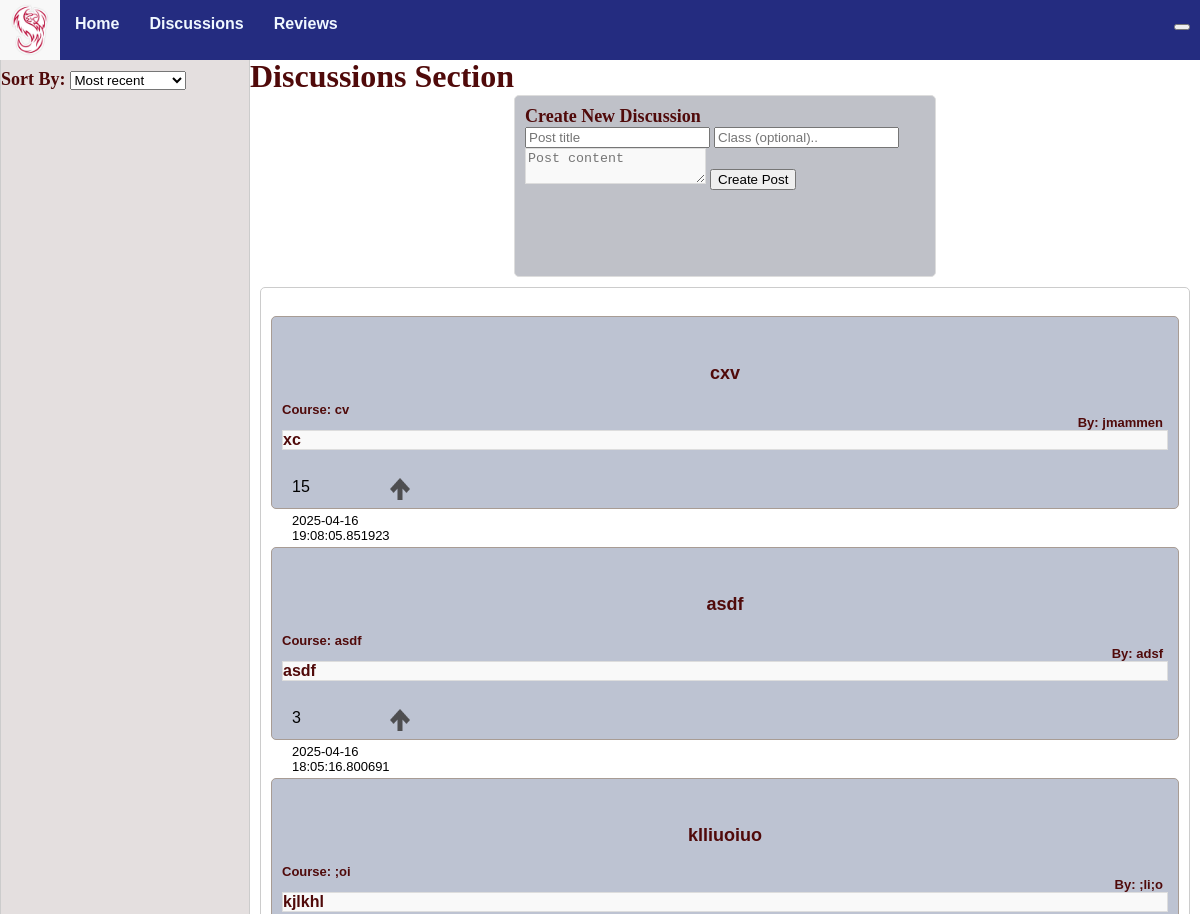
Before: /discussions (upper part) with the older database file.
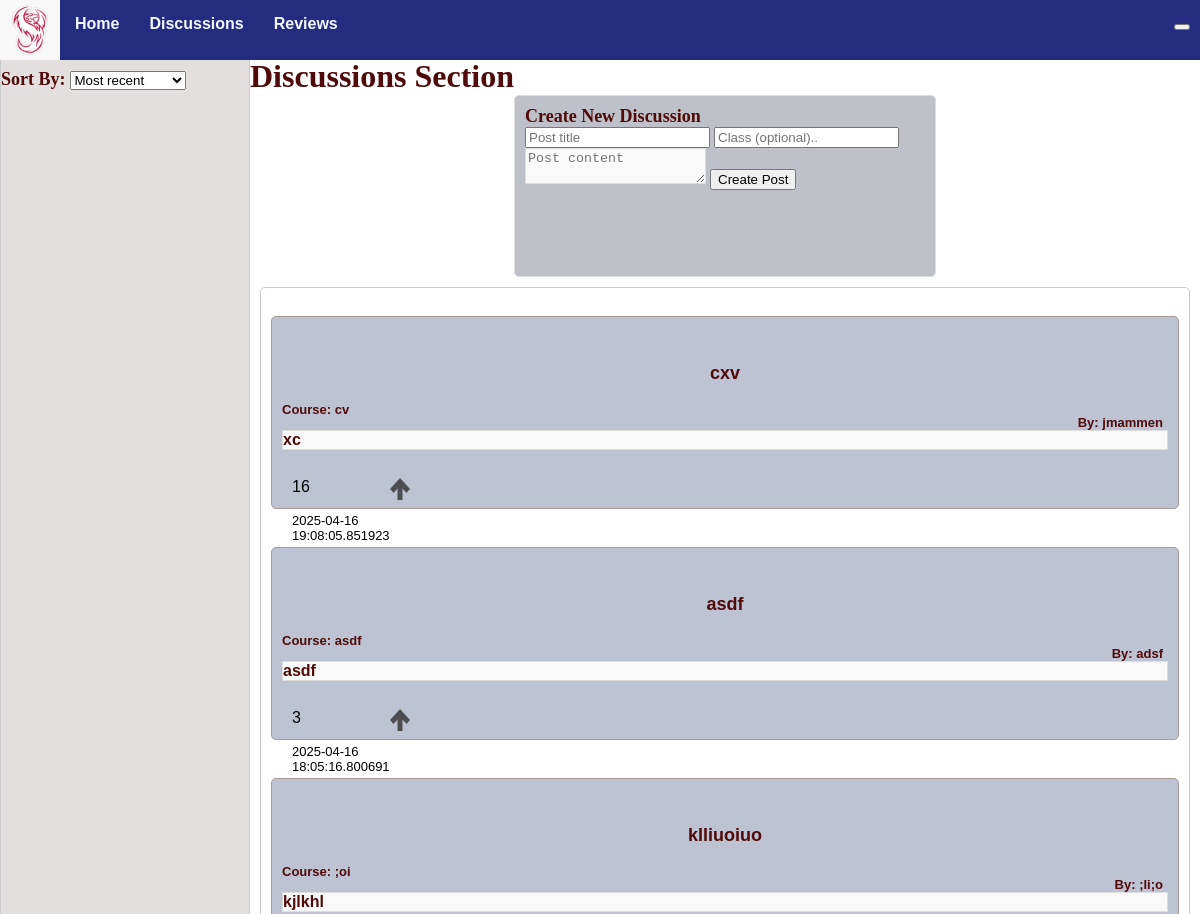
After: the same page with the newer database file.
### models.py (models this page shows, shortened)
class Discussion(db.Model):
    id = db.Column(db.Integer, primary_key=True)
    title = db.Column(db.String(255), nullable=False)
    content = db.Column(db.Text, nullable=False)
    created_at = db.Column(db.DateTime, default=db.func.current_timestamp())
    course = db.Column(db.Text)
    author = db.Column(db.Text, nullable=False)
    comments = db.relationship('Comment', backref='discussion', cascade="all, delete-orphan", lazy=True)
    up_votes = db.Column(db.Integer, default = 0)

### app.py (the view)
@app.route('/discussions', methods=['GET', 'POST'])
def discussions():
    discussions=Discussion.query.order_by(Discussion.created_at.desc()).all() #puts the discussions in the most recent to least recent order
    discussions_data=[]
    for discussion in discussions:
        discussions_data.append({
            'id': discussion.id,
            'title': discussion.title,
            'author': discussion.author,
            'created_at': discussion.created_at,
            'content': discussion.content,
            'course': discussion.course,
            'up_votes': discussion.up_votes,
        })
    return render_template('discussions.html', discussions=discussions_data)

### templates/discussions.html (shortened to what this page needs)
{% extends "base.html" %}
{%block head%}
{{ super() }}
<link rel="stylesheet" href="{{ url_for('static', filename='styles/base.css') }}">
{% endblock %}
{%block content %}
<div class="container">
    <div class="sidebar">
        <br>
        <p1 style="text-align:center;">Sort By:</p1>
        <div class="dropdown">
            <select name="order_by" id="order_by" onchange="filterby(this)">
                <option value="">Most recent</option>
            </select>
        </div>
    </div>
    <div class="space">
        <br>
        <p2>Discussions Section</p2>
        <div class="add_post">
            <p1>Create New Discussion</p1>
            <form id="form">
                <input type="text" id="title" placeholder="Post title" required maxlength="50">
                <input type="text" id="course" placeholder="Class (optional).." required maxlength="50">
                <textarea id="content" placeholder="Post content" required></textarea>
                <button id="submitDiscussion">Create Post</button>
            </form>
        </div>
        <div class="list-group">
            {% for discussion in discussions %}
            <a href="{{ url_for('dis_posts', discussion_id=discussion.id) }}" class="list-group-item">
                <div class="whereithappens">
                    <div id="header">
                        <p id="title">{{discussion.title}}</p>
                        <p id="author">By: {{discussion.author}}</p>
                        <p id="course">Course: {{discussion.course}}</p>
                    </div>
                    <p id="content">{{discussion.content}}</p>
            </a>
            <div id="information" class="info list-group-item">
                <div id="{{discussion.id}}number">{{discussion.up_votes}}</div>
                <img width="20" height="20" id="{{discussion.id}}" onclick="upvote(this)" src="{{url_for('static',
                                    filename='/images/upvote.png')}}" class="upvote" /><img />
                <p id="created_at">{{discussion.created_at}}</p>
            </div>
        </div>
        {% endfor %}
{%endblock%}

Changed rows visible on the page:
changed Discussion "cxv": up_votes "15" → "16"
